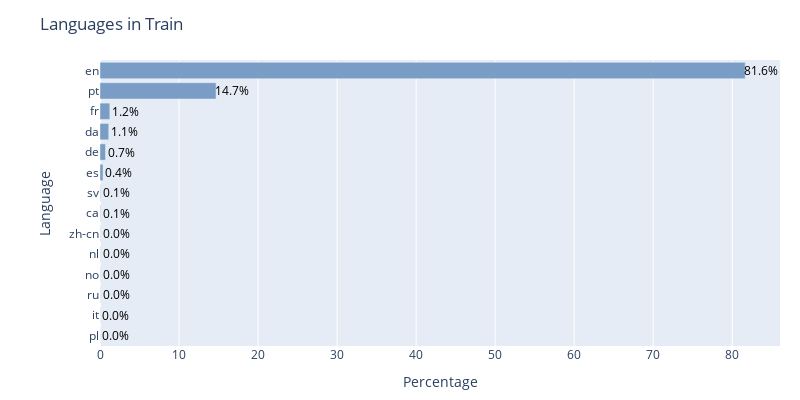

Notebook code cell kept with this figure:
### Code cell
# Calculate the percentage for each category
total = len(corpora_train)
corpora_train_counts = corpora_train['description_language'].value_counts()
corpora_train_percentages = 100 * corpora_train_counts / total

# Create the horizontal bar chart
fig = go.Figure(data=[
    go.Bar(
        y=corpora_train_percentages.index,
        x=corpora_train_percentages.values,
        orientation='h',
        marker=dict(color='rgb(121, 157, 196)')
    )
])

# Add percentage labels to each bar
for i, percentage in enumerate(corpora_train_percentages.values):
    fig.add_annotation(
        x=percentage + 2,
        y=corpora_train_percentages.index[i],
        text=f'{percentage:.1f}%',
        showarrow=False,
        font=dict(size=12, color='black')
    )

# Set the layout
fig.update_layout(
    title='Languages in Train',
    xaxis_title='Percentage',
    yaxis_title='Language',
    yaxis=dict(autorange="reversed"),
    height=400,
    width=800,
    margin=dict(l=100, r=20, t=60, b=20)
)

# Show the plot
fig.show()

### Figure 1 — Plotly figure (JSON) as saved in the notebook; plotly's stock layout.template omitted (floating-point values rounded to 4 significant figures)
{"data": [{"marker": {"color": "rgb(121, 157, 196)"}, "orientation": "h", "type": "bar", "x": [81.64, 14.68, 1.24, 1.104, 0.6962, 0.3841, 0.05602, 0.05602, 0.03201, 0.03201, 0.02401, 0.02401, 0.01601, 0.008003], "y": ["en", "pt", "fr", "da", "de", "es", "sv", "ca", "zh-cn", "nl", "no", "ru", "it", "pl"]}], "layout": {"annotations": [{"font": {"color": "black", "size": 12}, "showarrow": false, "text": "81.6%", "x": 83.64, "y": "en"}, {"font": {"color": "black", "size": 12}, "showarrow": false, "text": "14.7%", "x": 16.68, "y": "pt"}, {"font": {"color": "black", "size": 12}, "showarrow": false, "text": "1.2%", "x": 3.24, "y": "fr"}, {"font": {"color": "black", "size": 12}, "showarrow": false, "text": "1.1%", "x": 3.104, "y": "da"}, {"font": {"color": "black", "size": 12}, "showarrow": false, "text": "0.7%", "x": 2.696, "y": "de"}, {"font": {"color": "black", "size": 12}, "showarrow": false, "text": "0.4%", "x": 2.384, "y": "es"}, {"font": {"color": "black", "size": 12}, "showarrow": false, "text": "0.1%", "x": 2.056, "y": "sv"}, {"font": {"color": "black", "size": 12}, "showarrow": false, "text": "0.1%", "x": 2.056, "y": "ca"}, {"font": {"color": "black", "size": 12}, "showarrow": false, "text": "0.0%", "x": 2.032, "y": "zh-cn"}, {"font": {"color": "black", "size": 12}, "showarrow": false, "text": "0.0%", "x": 2.032, "y": "nl"}, {"font": {"color": "black", "size": 12}, "showarrow": false, "text": "0.0%", "x": 2.024, "y": "no"}, {"font": {"color": "black", "size": 12}, "showarrow": false, "text": "0.0%", "x": 2.024, "y": "ru"}, {"font": {"color": "black", "size": 12}, "showarrow": false, "text": "0.0%", "x": 2.016, "y": "it"}, {"font": {"color": "black", "size": 12}, "showarrow": false, "text": "0.0%", "x": 2.008, "y": "pl"}], "height": 400, "margin": {"b": 20, "l": 100, "r": 20, "t": 60}, "title": {"text": "Languages in Train"}, "width": 800, "xaxis": {"title": {"text": "Percentage"}}, "yaxis": {"autorange": "reversed", "title": {"text": "Language"}}}}
